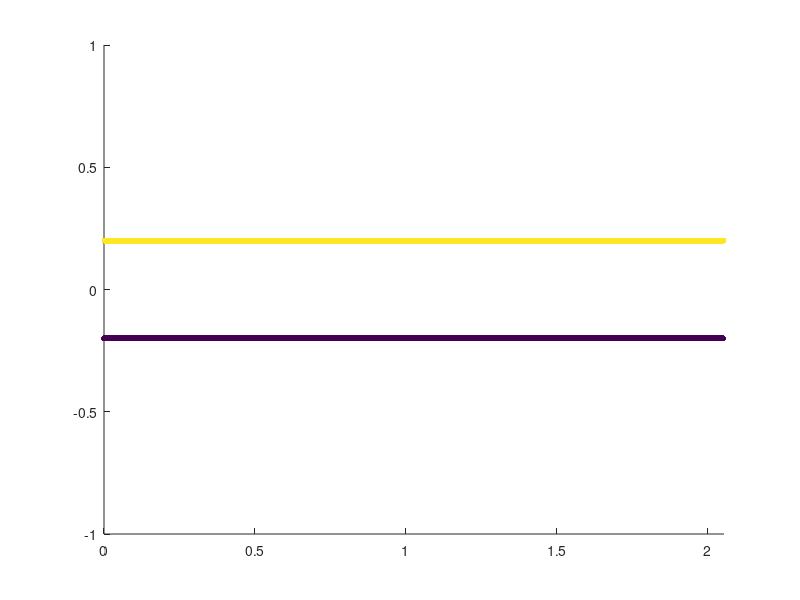

Source code (MATLAB): (Note: this script raises an error after producing the figure.)
clear all
close all

time_start = clock();

% Simulation Parameters
L=2*pi/3.0600; % Simulation box
DT=0.1;		   % time step (in wp^-1)
NT=1000;        % number of time steps
NG=64;		   % number of cells
dx=L/NG;       % grid spacing
N=1000;		   % number of particles
WP=1;          % plasma frequency
QM=-1;         % charge to mass ratio (= 1 for electrons)
V0=0.2;        % drift velocity
VT=0.0;        % thermal velocity
Q=WP^2/(QM*N/L); % charge of the computational particle
% Protons (ions) do not move during the simulation. This approximation is valid when the phenomena
% under study develops over time scale
% The plasma is neutral and ion contribute with their charge to neutralize the system
rho_back=-Q*N/L;

% Simulate the 2 stream instability: simulate two electron beam moving in opposite directions
xp=linspace(0,L-L/N,N)';
vp=VT*randn(N,1);
pm=[1:N]';
pm=1-2*mod(pm,2);
vp=vp+pm.*V0;




% Use a perturbation to initiate the instability
XP1=0.1; 
V1=0.0;
mode=1;
xp=xp+XP1*(L/N)*sin(2*pi*xp/L*mode);

p=1:N;p=[p p];
un=ones(NG-1,1);
Poisson=spdiags([un -2*un un],[-1 0 1],NG-1,NG-1);

% Output vectors
histTotEnergy = []; histKinEnergy = []; histPotEnergy = []; histMomentum = []; histThermalVelocity = []; 
histSpectrum = []; histEfield = []; histPhi    = [];
histPARTx = []; histPARTv = [];


h = figure;
axis tight manual % this ensures that getframe() returns a consistent size
filename = 'testAnimated2d.gif';
c=[];
for n=1:N/2
    c=[c;1;10];
end

% start the computational cycle
for it=1:NT
    
scatter(xp,vp,20,c,'filled') 
axis([0 L -1 1])
    drawnow 
      % Capture the plot as an image 
      frame = getframe(h); 
      im = frame2im(frame); 
      [imind,cm] = rgb2ind(im,256); 
      % Write to the GIF File 
      if it == 1 
          imwrite(imind,cm,filename,'gif', 'Loopcount',inf); 
      else 
          imwrite(imind,cm,filename,'gif','WriteMode','append'); 
      end 
	% calculate new particle position
	xp=xp+vp*DT;  
	% apply periodic boundary conditions
	out=(xp<0); xp(out)=xp(out)+L;
	out=(xp>=L);xp(out)=xp(out)-L;

	% interpolation particle to grid
	% to calculate the charge density on the grid
	% charge density is caculated on the grid cell centers
	g1=floor(xp/dx-.5)+1;
	g=[g1;g1+1];
	fraz1=1-abs(xp/dx-g1+.5);
	fraz=[fraz1;1-fraz1];	
	out=(g<1);g(out)=g(out)+NG;
	out=(g>NG);g(out)=g(out)-NG;
	mat=full(sparse(p,g,fraz,N,NG));
	rho=full((Q/dx)*sum(mat))'+rho_back; %'
	
	size(rho)
	% Field solver
	% The electrostatic potential Phi is calculated on the grid cell centers
	% by solving numercially \nabla^2 Phi = - rho
	size(Poisson);
	size(rho);
	Phi=Poisson\(-rho(1:NG-1)*dx^2);
	Phi=[Phi;0];
	size(Phi);

% The electric field is calculated on the grid cell centers
	% by central finite difference of Phi; E = - \nabla Phi
	Eg=([Phi(NG); Phi(1:NG-1)]-[Phi(2:NG);Phi(1)])/(2*dx);
	size(Eg);
	% interpolation particle to grid, using mat calculated 
    % in the interpolation grid to particle
	% and velocity update
	vp=vp+mat*QM*Eg*DT;
	
	Ekin   = 0.5*abs(Q)*sum(vp.^2);
	Efield = 0.5*sum(Eg.^2)*dx;
	Etot   =  Ekin + Efield ;
	histMomentum  = [histMomentum  sum(abs(Q)*vp)];
	histKinEnergy = [histKinEnergy Ekin];
	histPotEnergy   = [histPotEnergy Efield];
	histTotEnergy = [histTotEnergy Etot];
	histThermalVelocity = [histThermalVelocity cov(vp(1:2:end))]; % Take only the even particle (just one beam)
	histEfield = [histEfield Eg];
	histPhi    = [histPhi Phi];
	% take the Fourier transform of the electric field for spectral analysis
	NFFT = 2^nextpow2(length(Eg)); % Next power of 2 from length of Eg
	Y = fft(Eg,NFFT)/length(Eg);
	histSpectrum = [histSpectrum 2*abs(Y(1:NFFT/2+1))];
	if (mod(it,NT/4)==0) % save particle phase space every 1/4 of the simulation
			 histPARTx = [histPARTx xp(1:3:end)]; % take only every 3 particles
			 histPARTv = [histPARTv vp(1:3:end)]; % take only every 3 particles
	end
	
end
% timing
time_end = clock();
time_elapsed = etime(time_end,time_start)


time = linspace(0,NT*DT,NT);
k = 2*pi*(1/(2*dx))*linspace(0,1,NFFT/2+1);
space = linspace(0,L,NG);

%%%%%%%%%%%%%%%%%%%%%%%%%%%%%%%%%%%%%%%
%%%%%%%%%%%%%%%%%%%%%%%%%%%%%%%%%%%%%%%
%Examples of the plots you can make   %
%remove the % to use it               %
%%%%%%%%%%%%%%%%%%%%%%%%%%%%%%%%%%%%%%%
%%%%%%%%%%%%%%%%%%%%%%%%%%%%%%%%%%%%%%%
figure(1)
semilogy(time,histTotEnergy,time,histKinEnergy,time,histPotEnergy); xlabel('time'); ylabel('Energies'); legend('Tot En','Kin En','Pot En' );
%print("energy1D.png")
%replot
figure(2)
plot(time,histMomentum); xlabel('time'); ylabel('momentum'); % Momentum history
%figure(3)
%plot(time,histThermalVelocity); % Thermal velocity history
%figure(4)
%surf(time,space,-histPhi); xlabel('time'); ylabel('space'); zlabel('Phi'); % Potential history
%figure(5)
%hist(xp,NG); xlabel('x'); title('Number of computational electron per cell'); %electron space distribution at the last time
%figure(6)
%hist(histPARTx(:,2),NG); xlabel('x'); title('Number of computational electron per cell');
%figure(7)
%hist(vp,100); xlabel('v'); title('Electron distribution function'); % distribution function
%figure(8)
%hist(histPARTv(:,2),100); xlabel('v'); title('Electron distribution function'); % distribution function at half simulation
%figure(9)
%pcolor(time,space,histEfield); shading interp; xlabel('time'); ylabel('space'); colorbar;
%figure(10)
%pcolor(k,time,histSpectrum'); ylabel('time'); xlabel('k');
%figure(11)
%bar(k,histSpectrum(:,end)); xlabel('x'); % spectrum at the last cycle
%figure(12)
%plot(xp,vp,'.'); xlabel('xp'); ylabel('vp');     % phase space at last cycle'
%figure(13)
%plot(histPARTx(:,2),histPARTv(:,2),'.'); xlabel('xp'); ylabel('vp'); % phase space at half simulation







